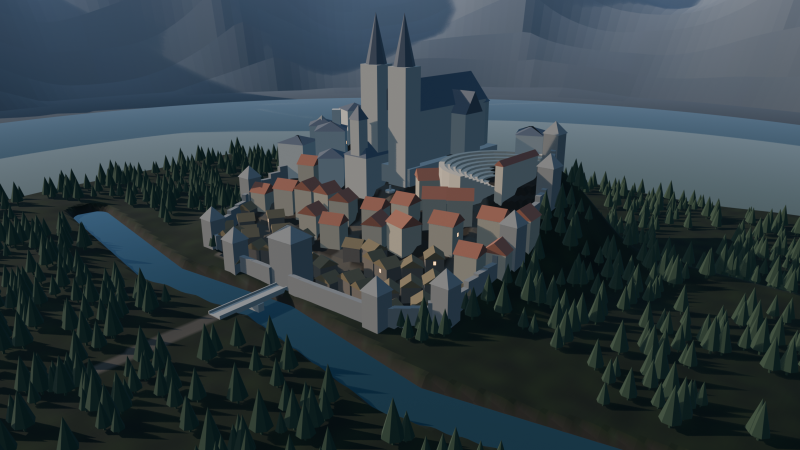
#> input picture docs/reference/citta/scenografia/A_veduta.png, 1600 x 900 px (shown at 1/2 size); its folder holds 6 pictures in this run
$ python tavole_citta.py
#> lines starting #> are read from the running program, lines starting #| are printed output that depends on the picture
# Compone le tavole degli impianti della città (i render di citta.py) in docs/reference/citta/scenografia/:
# una tavola per impianto (veduta, dal fiume, dalla finestra della cattedrale, pianta) con titolo e note, e un confronto.
#   python tools/blender/tavole_citta.py
import os
from PIL import Image, ImageDraw, ImageFont

D = os.path.join(os.path.dirname(__file__), "..", "..", "docs", "reference", "citta", "scenografia")
F = lambda s: ImageFont.truetype("C:/Windows/Fonts/georgia.ttf", s)
NOTE = {
    "A": ("A — La rocca", [
        "Un colle sale da ovest a est e finisce in uno sperone a picco: la cattedrale in cima, l'abside sul dirupo.",
        "Il fiume lambisce le mura a ovest: si entra da un ponte fortificato con la torre della porta.",
        "Povera: in basso lungo il fiume (case basse, tetti di paglia). Media: la piazza a metà salita.",
        "Ricca: le terrazze alte attorno alla cattedrale. Teatro: una cavea scavata nel fianco sud, guarda la valle.",
        "Dalle vetrate: la valle a est, sotto il dirupo, e le montagne oltre."]),
    "B": ("B — Le due rive", [
        "Il fiume taglia la città da nord a sud. Riva ovest: bassa, piana, fitta, povera (la porta è qui).",
        "Riva est: una rupe di 35 m con i palazzi a torre, la cattedrale in cima; le vie salgono a tornanti.",
        "Due ponti: uno grande con le botteghe sopra (alla Ponte Vecchio), una passerella bassa a sud.",
        "Teatro: un tamburo di legno a gallerie sul pianoro della rupe, fra i palazzi.",
        "Dalle vetrate: le montagne a nord-est sopra il bosco."]),
    "C": ("C — L'anfiteatro", [
        "La città a gradoni su un pendio rivolto a sud, come una cavea; la cattedrale al vertice, in asse.",
        "In fondo una gola profonda (14 m) col ponte alto; oltre, il borgo basso dei poveri, fuori le mura.",
        "Le terrazze sono archi lungo le curve di livello, cuciti da una scalinata maggiore dal ponte alla cattedrale.",
        "Povera: il borgo oltre la gola. Media: le terrazze basse. Ricca: le alte. Teatro: coperto, all'italiana, in alto a ovest.",
        "Dalle vetrate: l'abside guarda a nord, sulle montagne."]),
}
NOTE2 = {
    "D": ("D — L'ansa", [
        "Il fiume taglia la città in obliquo, da nord-ovest a sud-est, con una curva a S. A sud-ovest la riva bassa e povera, a nord-est la rupe.",
        "Si entra da sud-ovest: la via della porta serpeggia fra le case povere fino al ponte delle botteghe; di là sale a tornanti.",
        "La cattedrale sta su uno sperone a nord-est, fuori asse, girata verso la porta: la si vede di tre quarti appena entrati.",
        "Una passerella a monte; teatro tondo di legno sulla rupe, fra i palazzi."]),
    "E": ("E — L'isola", [
        "Il fiume, in obliquo da sud-ovest a nord-est, si apre in due bracci attorno a uno scoglio alto 40 m: sullo scoglio la cattedrale.",
        "Riva sud-est bassa e povera (la porta), riva nord-ovest alta e ricca, con un teatro a gradinate rivolto all'isola.",
        "Tre ponti: delle botteghe (dalla riva povera allo scoglio), ad arco alto (dallo scoglio alla riva ricca), una passerella a valle.",
        "Entrando, la cattedrale sta di là dall'acqua, sopra le case, girata di tre quarti."]),
    "F": ("F — Il meandro", [
        "Il fiume entra da nord-ovest, gira attorno a un promontorio e riparte verso sud-ovest: la città sta su tutte e due le rive.",
        "Sul promontorio i ricchi, a terrazze, con la cattedrale in punta, fuori asse; fuori dall'ansa i borghi poveri, a nord e a sud-est.",
        "Si entra da ovest sul collo del promontorio: la via sale serpeggiando e la cattedrale chiude la vista in fondo.",
        "Due ponti dal promontorio ai borghi (uno con le botteghe, uno ad arco alto), una passerella a ovest; teatro coperto sul promontorio."]),
}
for t, (title, lines) in NOTE2.items():
    if not os.path.exists(os.path.join(D, f"{t}_ingresso.png")):
        continue
    im = {k: Image.open(os.path.join(D, f"{t}_{k}.png")).convert("RGB") for k in ("veduta", "ingresso", "fiume", "cattedrale", "pianta")}
    W, H, w, h = 1600, 900, 820, 461
    S = Image.new("RGB", (W + H + 60, 260 + H + h + 50), (22, 19, 16))
    d = ImageDraw.Draw(S)
    d.text((30, 22), title, font=F(54), fill=(240, 192, 112))
    for i, l in enumerate(lines):
        d.text((30, 100 + i * 36), l, font=F(26), fill=(222, 212, 192))
    y0 = 260
    S.paste(im["veduta"], (20, y0)); S.paste(im["pianta"].resize((H, H)), (W + 40, y0))
    for i, k in enumerate(("ingresso", "fiume", "cattedrale")):
        S.paste(im[k].resize((w, h)), (20 + i * (w + 20), y0 + H + 20))
    labels = ((30, y0 + 10, "veduta"), (W + 50, y0 + 10, "pianta (300 m)"), (30, y0 + H + 30, "entrando dalla porta"),
              (30 + w + 20, y0 + H + 30, "dal fiume"), (30 + 2 * (w + 20), y0 + H + 30, "dalla finestra della cattedrale"))
    for (x, y, s_) in labels:
        d.text((x + 2, y + 2), s_, font=F(30), fill=(0, 0, 0)); d.text((x, y), s_, font=F(30), fill=(255, 240, 210))
    S.save(os.path.join(D, f"tavola_{t}.png"))
for t, (title, lines) in NOTE.items():
    im = {k: Image.open(os.path.join(D, f"{t}_{k}.png")).convert("RGB") for k in ("veduta", "fiume", "cattedrale", "pianta")}
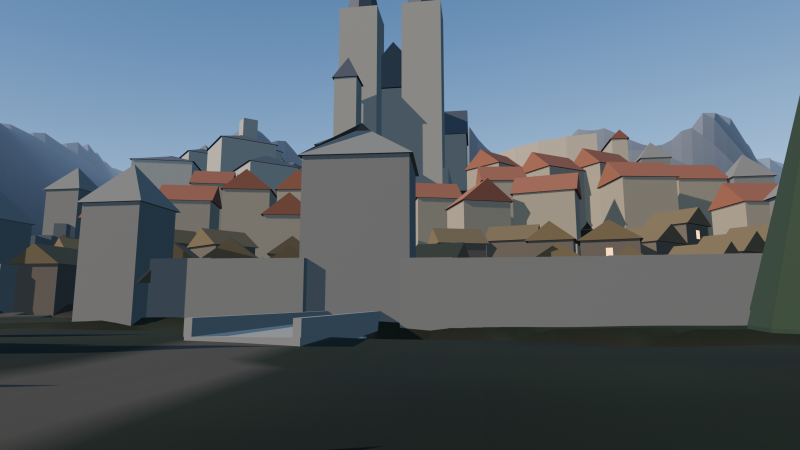
#> input picture docs/reference/citta/scenografia/A_fiume.png, 1600 x 900 px (shown at 1/2 size)
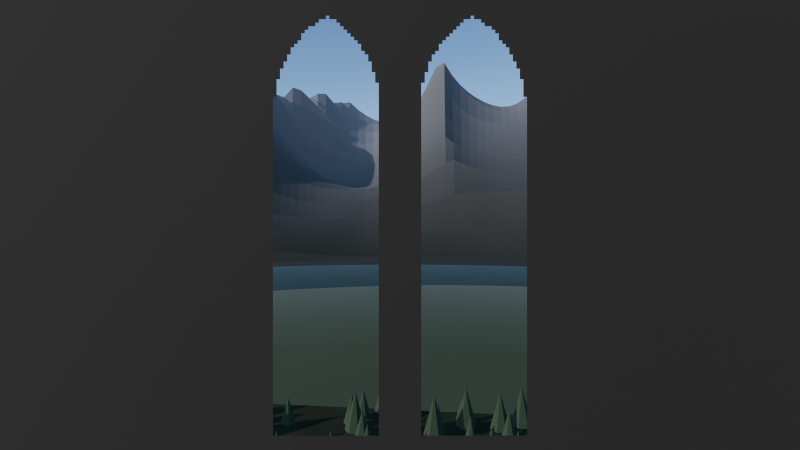
#> input picture docs/reference/citta/scenografia/A_cattedrale.png, 1600 x 900 px (shown at 1/2 size)
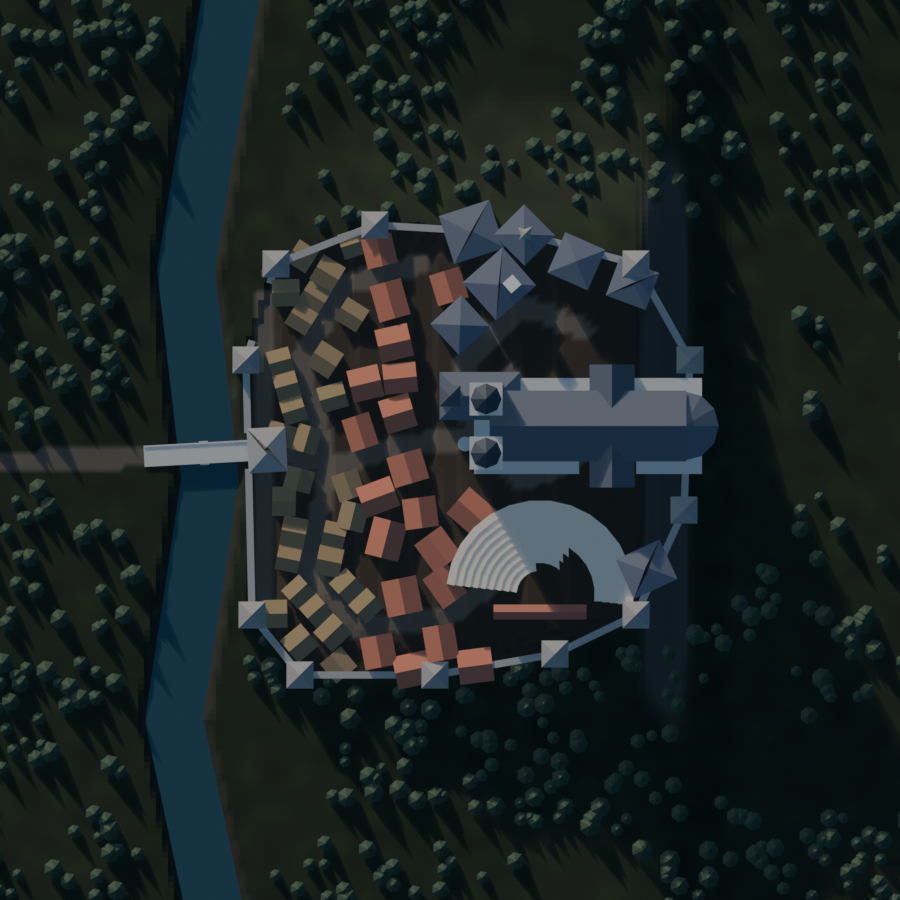
#> input picture docs/reference/citta/scenografia/A_pianta.png, 900 x 900 px
    W, H = 1600, 900
    S = Image.new("RGB", (W * 2 + 60, H * 2 + 330), (22, 19, 16))
    d = ImageDraw.Draw(S)
    d.text((30, 22), title, font=F(54), fill=(240, 192, 112))
    for i, l in enumerate(lines):
        d.text((30, 100 + i * 36), l, font=F(26), fill=(222, 212, 192))
    y0 = 300
    S.paste(im["veduta"], (20, y0)); S.paste(im["fiume"], (W + 40, y0))
#> after `S.paste(im['fiume'], (W + 40, y0))`:
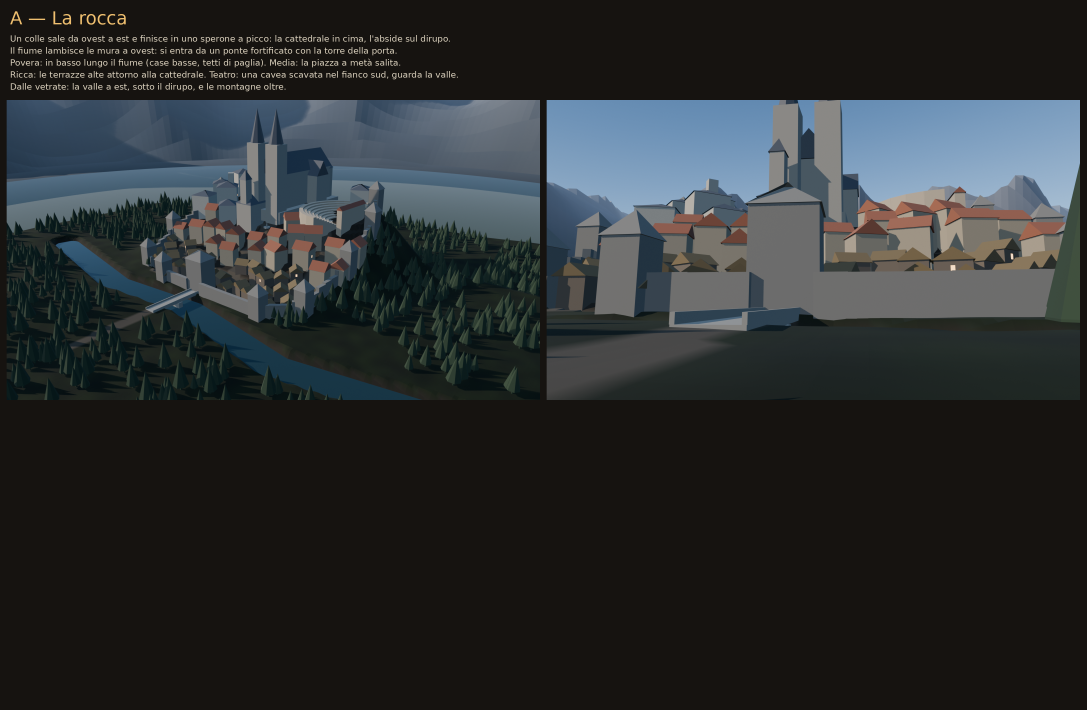
#> S: PIL image 3260x2130 RGB (shown at 1/3 size); mean R, G, B 43, 46.1, 47.1
    S.paste(im["cattedrale"], (20, y0 + H + 10))
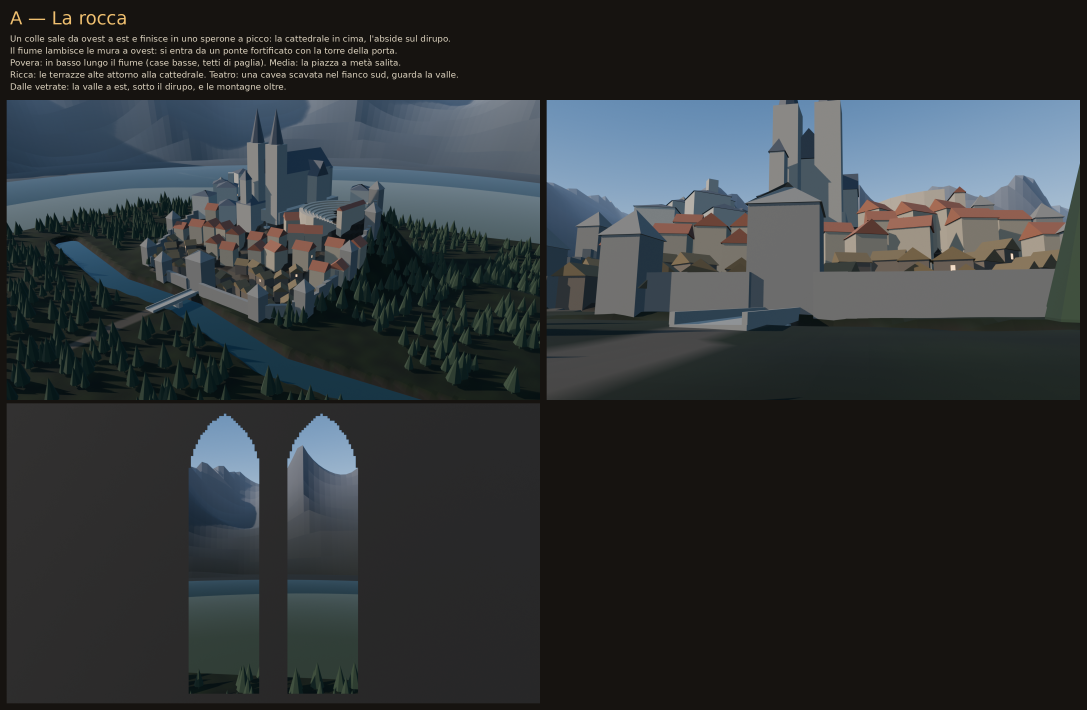
#> S: PIL image 3260x2130 RGB (shown at 1/3 size); mean R, G, B 48.4, 52.7, 54.8
    p = im["pianta"].resize((H, H)); S.paste(p, (W + 40 + (W - H) // 2, y0 + H + 10))
#> after `S.paste(p, (W + 40 + (W - H) // 2, y0 + H + 10))`:
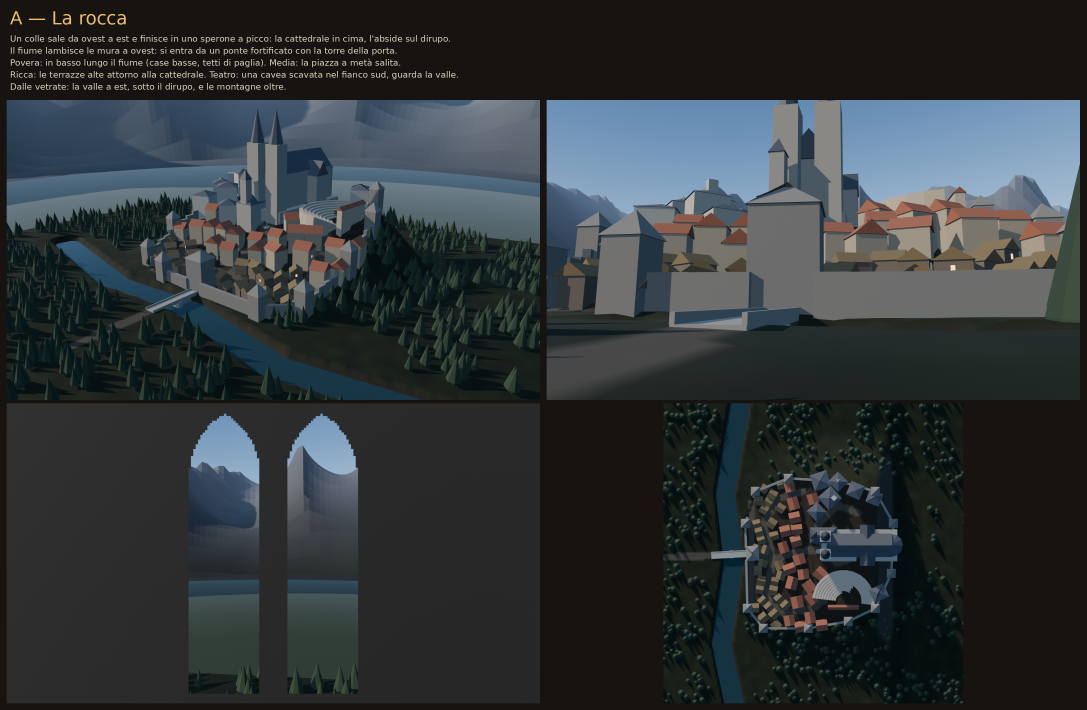
#> S: PIL image 3260x2130 RGB (shown at 1/3 size); mean R, G, B 49.2, 54.7, 57.1
    for (x, y, s) in ((30, y0 + 10, "veduta"), (W + 50, y0 + 10, "dal fiume"), (30, y0 + H + 20, "dalla finestra della cattedrale"), (W + 50 + (W - H) // 2, y0 + H + 20, "pianta (300 m)")):
        d.text((x + 2, y + 2), s, font=F(30), fill=(0, 0, 0)); d.text((x, y), s, font=F(30), fill=(255, 240, 210))
    if t == "A":
        legend = "pianta: tetti bruni = povere · rossi = medie · grigi a padiglione = ricche"
        d.text((W + 50 + (W - H) // 2, y0 + 2 * H - 30), legend, font=F(22), fill=(255, 240, 210))
    S.save(os.path.join(D, f"tavola_{t}.png"))
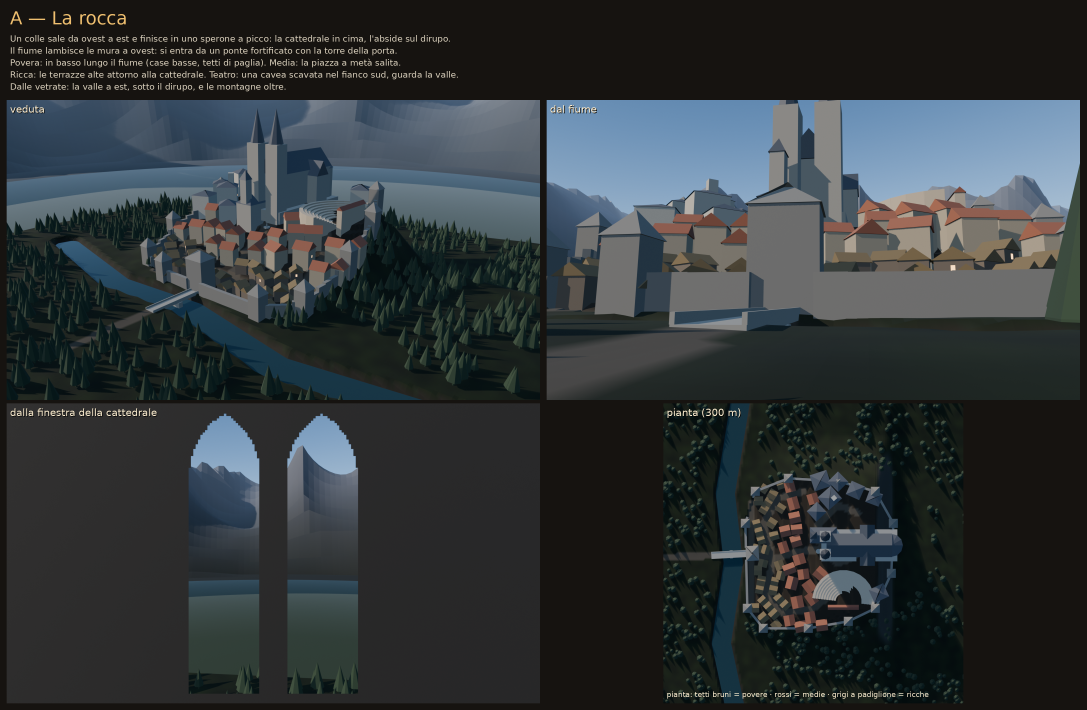
#> saved as tavola_A.png: PIL image 3260x2130 RGB (shown at 1/3 size); mean R, G, B 49.4, 55, 57.3
#> (the run stopped early here; a loop or call above may not have finished)
